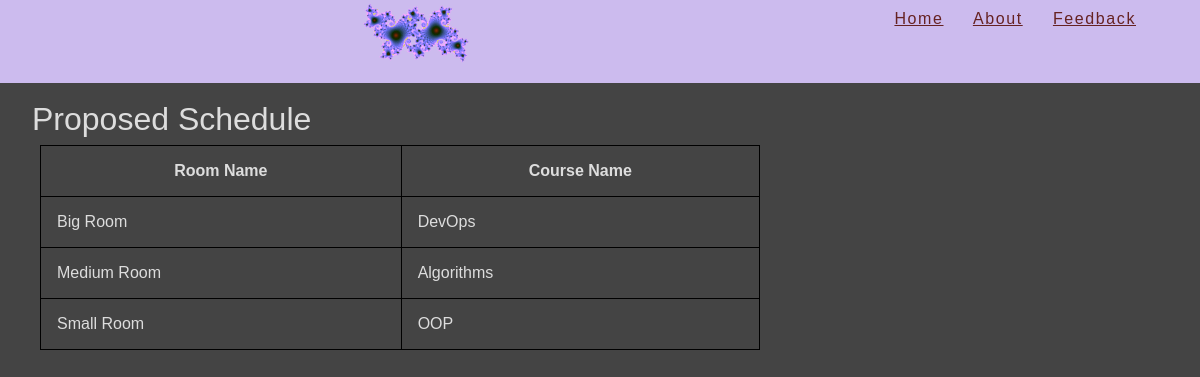
Page /schedule/ on the earlier database version.
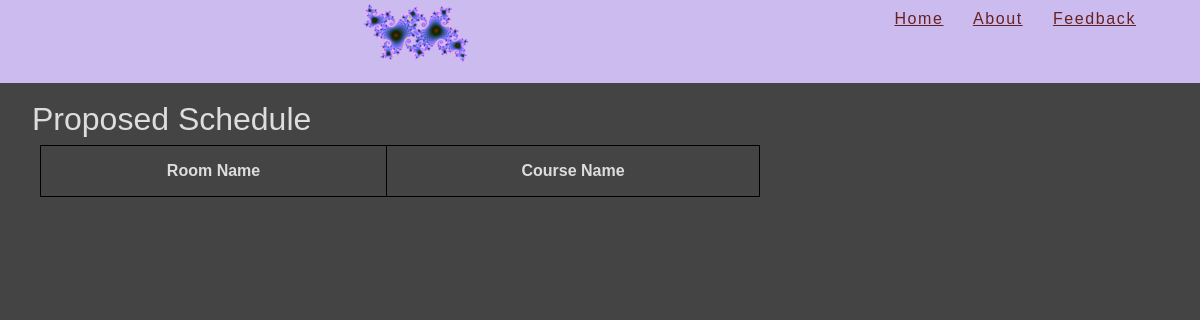
Same page on the later database version.
### scheduler/models.py (models this page shows, shortened)
class Room(models.Model):
    rname = models.CharField(max_length=128, default="")
    capacity = models.IntegerField()
    rtype = models.CharField(max_length=128, default="Lecture")
    building = models.CharField(max_length=128, default="", blank=True)

class Course(models.Model):
	cname = models.CharField(max_length=128, blank=False)
	capacity = models.IntegerField(default = 0)

### scheduler/views.py (the view)
# urls.py: url('schedule/$', views.schedule)
def schedule(request):
    all_courses = Course.objects.all().order_by('-capacity')
    all_rooms = Room.objects.all().order_by('-capacity')
    scheduled_rooms = {}
    for course in all_courses:
        for room in all_rooms:
            if room.rname not in scheduled_rooms and course.cname not in scheduled_rooms.values():
                if course.capacity < room.capacity:
                    scheduled_rooms[room.rname] = course.cname
    return render(request, 'schedule.html', {'dictionary': scheduled_rooms})

### scheduler/templates/schedule.html
{% extends "base.html" %}
{% block content %}
	<h1>Proposed Schedule</h1>
	<table style="width:60%">
		<tr>
			<th>Room Name</th>
			<th>Course Name</th>
		</tr>
		{% for key, value in dictionary.items %}
			<tr>
				<td>{{key}}</td>
	    		<td>{{value}}</td>
	    	</tr>
		{% endfor %}
	</table>
{% endblock content %}

Differences in the rows shown:
removed Room: dictionary "Big Room"
removed Course: dictionary "DevOps"
removed Room: dictionary "Medium Room"
removed Course: dictionary "Algorithms"
removed Room: dictionary "Small Room"
removed Course: dictionary "OOP"
